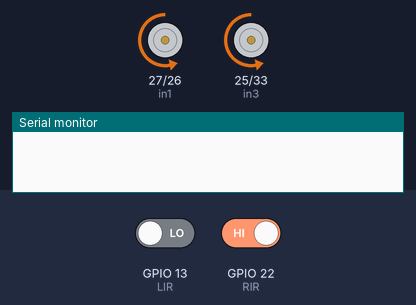
Recording of a sketch running on a simulated ESP32. Parts: motor-driver pin pairs drawn as motors (green arrow = first pin HIGH = forward, orange = second pin HIGH = backward, longer = more drive, scaled by the enable pin), the last lines printed to the serial monitor. The test bench sets the inputs (shaded band); at power-on: GPIO 13 (LIR) LOW, GPIO 22 (RIR) HIGH.

Above: at 2.2 s.
2.3 s: GPIO 13 (LIR) driven HIGH
At 2.9 s:
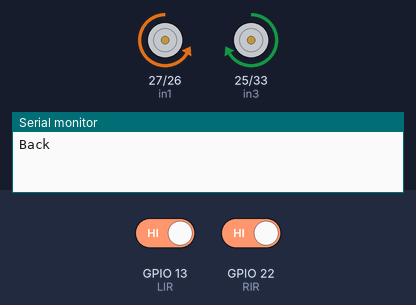
At 4.2 s:
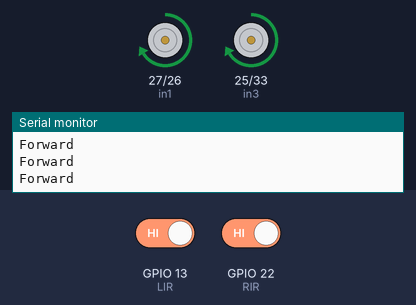
5.0 s: GPIO 22 (RIR) driven LOW
At 7.4 s:
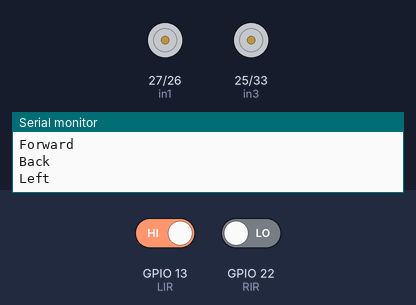
10.0 s: GPIO 13 (LIR) driven LOW
Timing chart, 0 to 22.0 s (numbered marks = the images above; inputs shaded):
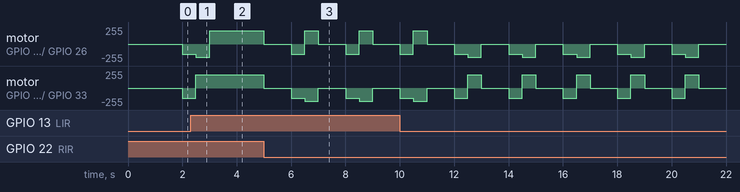

Measured:
- after the input at 2.3 s, motor on GPIO 25 (in3) / GPIO 33 (in4): goes on until 2.5 s, then stays forward 200/255

The sketch:

ObstacleAvoidingCarUsingIRsensor.ino
```cpp
//definition of motor pins
int RIR = 22 ;
int LIR = 13  ;

#define ena 14
#define in1 27
#define in2 26
#define in3 25
#define in4 33
#define enb 32

void forward (){

        digitalWrite(in1, HIGH);
        digitalWrite(in2, LOW);
        digitalWrite(in3, HIGH);
        digitalWrite(in4, LOW);
        analogWrite(ena, 200);
        analogWrite(enb, 200);

        Serial.println("Forward");


}

void backward (){

        digitalWrite(in1, LOW);
        digitalWrite(in2, HIGH);
        digitalWrite(in3, LOW);
        digitalWrite(in4, HIGH);
        analogWrite(ena, 150);
        analogWrite(enb, 150);
        delay(500);

        Serial.println("Back");


}

void leftward (){

        digitalWrite(in1, HIGH); //first wheel moves forward
        digitalWrite(in2, LOW);
        digitalWrite(in3, LOW); //second wheel moves backwards
        digitalWrite(in4, HIGH);
        analogWrite(ena, 200);
        analogWrite(enb, 200);
        delay(500);

        Serial.println("Left");

}

void rightward (){

        digitalWrite(in1, LOW); //first wheel moves backwardas
        digitalWrite(in2, HIGH);
        digitalWrite(in3, HIGH); //second wheel moves forward
        digitalWrite(in4, LOW);
        analogWrite(ena, 200);
        analogWrite(enb, 200);
        delay(500);

        Serial.println("Right");

}

void stop (){

        analogWrite(ena, 0);
        analogWrite(enb, 0);
        delay(1000);

}

void setup () {
//serial monitor for checking values of ir
Serial.begin(9600);      //setting up o/p pin
pinMode (RIR , INPUT) ;   //IR sensor output is fed into ESP pin 13 as an input
pinMode (LIR , INPUT) ;

pinMode (in2, OUTPUT) ;  //motor1
pinMode (in1, OUTPUT) ;
pinMode (ena, OUTPUT) ;

pinMode (in4, OUTPUT) ;  //motor2
pinMode (in3, OUTPUT) ;
pinMode (enb, OUTPUT) ;

stop ();
}

void loop() {
    int reading_right = digitalRead(RIR);
    int reading_left = digitalRead(LIR);
    //to get readings from IR sensor
    if ( reading_right == 0 & reading_left == 1) {             //in case of right obstacle
      stop();
      backward ();
      leftward ();
    }

    else if (  reading_right == 1 & reading_left == 0 ) {        //in case of left obstacle
        stop();
        backward ();
        rightward();
    }
    else if ( reading_right == 0 & reading_left == 0) {            //in case of left and right obstacles
      stop();
      backward ();
      rightward ();
    }

    else {        //in case of no obstacle

        forward();

    }
}
```
